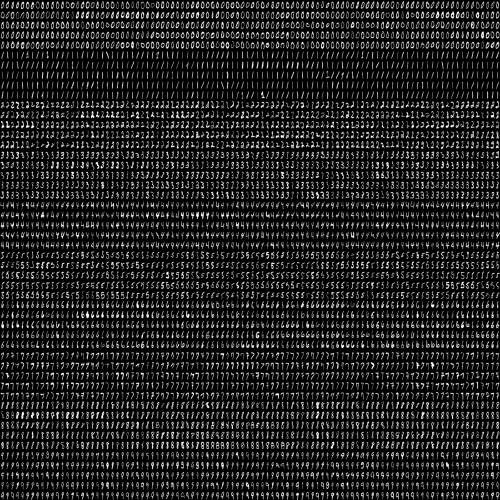
#> input picture digits.png, 1000 x 1000 px (shown at 1/2 size)
$ python digit_recog.py digits.png test_image.png   (older library calls are emulated)
#> lines starting #> are read from the running program, lines starting #| are printed output that depends on the picture; after the words box and inside, x2 and y2 are one past the last pixel; in counts of white or black regions, pixels touching at a corner belong together
### needed.py
from PIL import Image
from numpy import asarray


def imresize(arr,size):
	img=Image.fromarray(arr)
	img=img.resize(size)
	return asarray(img)

### digit_recog.py
# -*- coding: utf-8 -*-
"""


@author: Aparna Dubey

"""

import numpy as np
# from scipy.misc.pilutil import imresize
from needed import imresize
import cv2
from skimage.feature import hog
import sys

# sys arg 1
# TRAIN_DATA_IMG = 'digits.png'

# sys arg 2
# USER_IMG = 'test_image.png'

DIGIT_DIM = 20  # size of each digit is SZ x SZ
CLASS_N = 10  # 0-9


# This method splits the input training image into small cells (of a single digit) and uses these cells as training data.
# The default training image (MNIST) is a 1000x1000 size image and each digit is of size 20x20. so we divide 1000/20 horizontally and 1000/20 vertically.
# If you are going to use a custom digit training image, then adjust the code below so that it properly captures the digits in your image.
# Also, change the labelling scheme in line 41 to correspond to your image.
def split2d(img, cell_size, flatten=True):
    h, w = img.shape[:2]
    sx, sy = cell_size
    cells = [np.hsplit(row, w // sx) for row in np.vsplit(img, h // sy)]
    cells = np.array(cells)
    if flatten:
        cells = cells.reshape(-1, sy, sx)
    return cells


def load_digits(fn):
#> called with fn = 'digits.png'
    print('loading "%s for training" ...' % fn)
    digits_img = cv2.imread(fn, 0)
#> digits_img is the input picture: shape (1000, 1000); min 0, max 255, mean 34
    digits = split2d(digits_img, (DIGIT_DIM, DIGIT_DIM))
#> in split2d, `cells = [np.hsplit(row, w // sx) for row in np.vsplit(img, h // sy)]`: cells = 50 items
    labels = np.repeat(np.arange(CLASS_N), len(digits) / CLASS_N)
#> labels = 2500 values from 0 to 9
    # 2500 samples in the digits.png so repeat 0-9 2500/10(0-9 - no. of classes) times.
    return digits, labels


class KNN_MODEL():  # can also define a custom model in a similar class wrapper with train and predict methods
    def __init__(self, k=3):
        self.k = k
        self.model = cv2.ml.KNearest_create()

    def train(self, samples, responses):
        self.model = cv2.ml.KNearest_create()
        self.model.train(samples, cv2.ml.ROW_SAMPLE, responses)

    def predict(self, samples):
        retval, results, neigh_resp, dists = self.model.find_nearest(samples, self.k)
        return results.ravel()


def contains(r1, r2):
    r1_x1 = r1[0]
    r1_y1 = r1[1]
    r2_x1 = r2[0]
    r2_y1 = r2[1]

    r1_x2 = r1[0] + r1[2]
    r1_y2 = r1[1] + r1[3]
    r2_x2 = r2[0] + r2[2]
    r2_y2 = r2[1] + r2[3]

    # does r1 contain r2?
    return r1_x1 < r2_x1 < r2_x2 < r1_x2 and r1_y1 < r2_y1 < r2_y2 < r1_y2


def pixels_to_hog_20(pixel_array):
    hog_featuresData = []
    for img in pixel_array:
        # img = 20x20
        fd = hog(img, orientations=9, pixels_per_cell=(10, 10), cells_per_block=(1, 1))
        hog_featuresData.append(fd)
    hog_features = np.array(hog_featuresData, 'float64')
    return np.float32(hog_features)


def get_digits(contours):
    digit_rects = [cv2.boundingRect(ctr) for ctr in contours]
    rects_final = digit_rects[:]

    for r in digit_rects:
        x, y, w, h = r
        if w < 15 and h < 15:  # too small, remove it
            rects_final.remove(r)

    for r1 in digit_rects:
        for r2 in digit_rects:
            if (r1[1] != 1 and r1[1] != 1) and (
                    r2[1] != 1 and r2[1] != 1):  # if the rectangle is not the page-bounding rectangle,
                if contains(r1, r2) and (r2 in rects_final):
                    rects_final.remove(r2)
    return rects_final


def proc_user_img(fn, model):
    print('loading "%s for digit recognition" ...' % fn)
    im = cv2.imread(fn)
    im_original = cv2.imread(fn)

    blank_image = np.zeros((im.shape[0], im.shape[1], 3), np.uint8)
    blank_image.fill(255)

    imgray = cv2.cvtColor(im, cv2.COLOR_BGR2GRAY)

    kernel = np.ones((5, 5), np.uint8)

    ret, thresh = cv2.threshold(imgray, 127, 255, 0)

    thresh = cv2.erode(thresh, kernel, iterations=1)
    thresh = cv2.dilate(thresh, kernel, iterations=1)
    thresh = cv2.erode(thresh, kernel, iterations=1)

    # for opencv 3.0.x
    # _,contours,hierarchy = cv2.findContours(thresh,cv2.RETR_CCOMP,cv2.CHAIN_APPROX_SIMPLE)
    # for opencv 2.4.x
    contours, hierarchy = cv2.findContours(thresh, cv2.RETR_CCOMP, cv2.CHAIN_APPROX_SIMPLE)

    digits_rect = get_digits(contours)  # rectangles of bounding the digits in user image

    for rect in digits_rect:
        x, y, w, h = rect
        _ = cv2.rectangle(im, (x, y), (x + w, y + h), (0, 255, 0), 2)

        im_digit = im_original[y:y + h, x:x + w]
        sz = 28
        im_digit = imresize(im_digit, (sz, sz))

        for i in range(sz):  # need to remove border pixels
            im_digit[i, 0] = 255
            im_digit[i, 1] = 255
            im_digit[0, i] = 255
            im_digit[1, i] = 255

        thresh = 210
        im_digit = cv2.cvtColor(im_digit, cv2.COLOR_BGR2GRAY)
        im_digit = cv2.threshold(im_digit, thresh, 255, cv2.THRESH_BINARY)[1]
        # im_digit = cv2.adaptiveThreshold(im_digit,255,cv2.ADAPTIVE_THRESH_GAUSSIAN_C ,cv2.THRESH_BINARY,11,2)
        im_digit = (255 - im_digit)

        im_digit = imresize(im_digit, (20, 20))

        hog_img_data = pixels_to_hog_20([im_digit])

        pred = model.predict(hog_img_data)

        _ = cv2.putText(im, str(int(pred[0])), (x, y), cv2.FONT_HERSHEY_SIMPLEX, 2, (255, 0, 0), 3)
        _ = cv2.putText(blank_image, str(int(pred[0])), (x, y), cv2.FONT_HERSHEY_SIMPLEX, 3, (255, 0, 0), 5)

    cv2.imwrite("original_overlay.png", im)
    cv2.imwrite("final_digits.png", blank_image)
    cv2.destroyAllWindows()


if __name__ == '__main__':
    print(__doc__)

    if len(sys.argv) < 3:
        print(
            "Enter Proper Arguments \n Usage: digit_recog.py training_image.png testing_image.png \n Example: digit_recog.py digits.png test_image.png")
        exit(0)

    TRAIN_DATA_IMG = sys.argv[1]
    USER_IMG = sys.argv[2]

    digits, labels = load_digits(TRAIN_DATA_IMG)
#> labels = 2500 values from 0 to 9

    print('training ....')
    # shuffle digits
    rand = np.random.RandomState(123)
    shuffle_index = rand.permutation(len(digits))
#> shuffle_index = 2500 values, max 2499 at index 2476, min 0 at index 797, mean 1249.5

    digits, labels = digits[shuffle_index], labels[shuffle_index]
#> labels = 2500 values, max 9 at index 0, min 0 at index 8, mean 4.5

    train_digits_data = pixels_to_hog_20(digits)
#> after the loop in pixels_to_hog_20, `for img in pixel_array:`: hog_featuresData = 2500 items
    train_digits_labels = labels
#> train_digits_labels has the same summary as labels

    print('training KNearest...')  # gets 80% in most user images
    model = KNN_MODEL(k=4)
    model.train(train_digits_data, train_digits_labels)

    proc_user_img(USER_IMG, model)
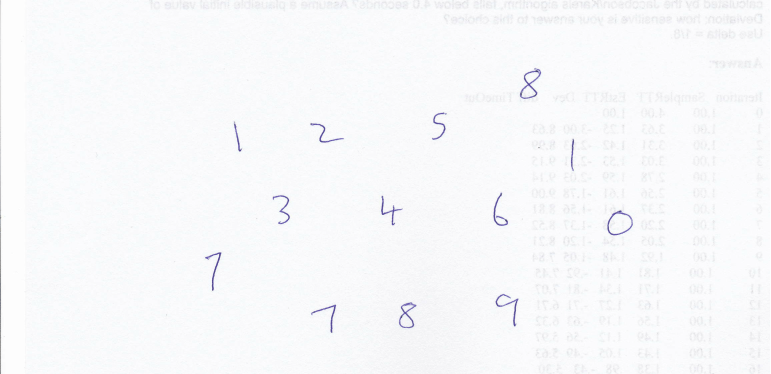
#> input picture test_image.png, 1542 x 748 px (shown at 1/2 size)
#> in proc_user_img, im is the input picture: shape (748, 1542, 3); mean B, G, R 250.5, 248.8, 248.1
#> in proc_user_img, `blank_image.fill(255)`: blank_image: shape (748, 1542, 3); every value is 255
#> in proc_user_img, `ret, thresh = cv2.threshold(imgray, 127, 255, 0)`:
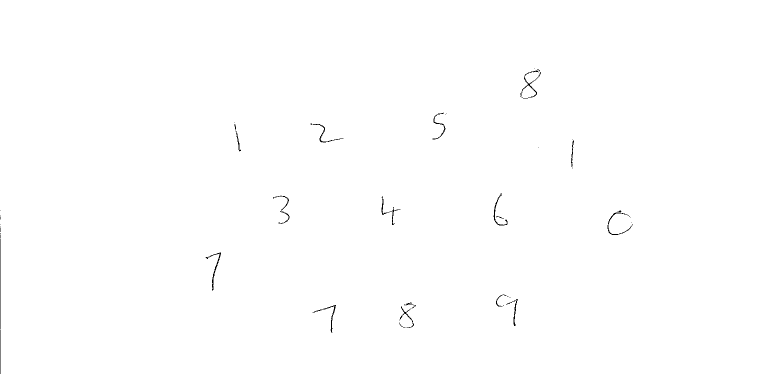
#> thresh: shape (748, 1542) (shown at 1/2 size); 99.7% white; black in thin lines or dots, all inside (x1, y1, x2, y2) = (0, 137, 1265, 748)
#> in proc_user_img, `thresh = cv2.erode(thresh, kernel, iterations=1)`:
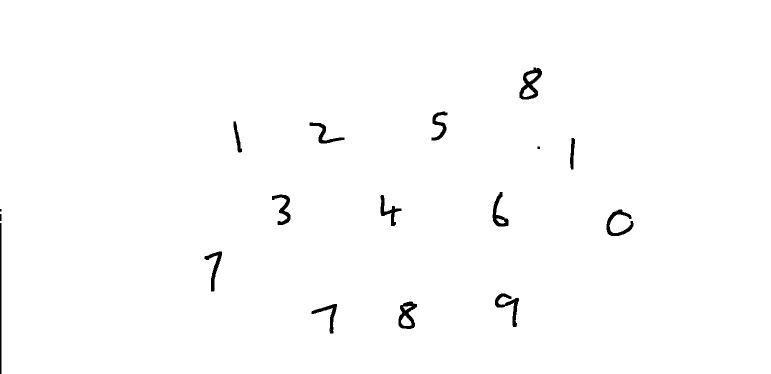
#> thresh: shape (748, 1542) (shown at 1/2 size); 99% white; 17 black regions (1 under 20 px), largest, box (x1, y1, x2, y2) and area: (1039, 135, 1084, 199) 1226, (797, 603, 834, 658) 1018, (1213, 419, 1267, 472) 973
#> in proc_user_img, `contours, hierarchy = cv2.findContours(thresh, cv2.RETR_CCOMP, cv2.CHA..`: contours = 20 contours; largest, box (x1, y1, x2, y2) and area: (0, 0, 1542, 748) 1150160, (1038, 134, 1085, 200) 1845, (796, 602, 835, 659) 1470, (1212, 418, 1268, 473) 1109, (989, 586, 1039, 655) 1085
#> in get_digits, `digit_rects = [cv2.boundingRect(ctr) for ctr in contours]`: digit_rects = 20 items, first 6: (802, 631, 21, 21), (806, 612, 18, 9), (993, 437, 18, 10), (1045, 174, 24, 20), (1052, 146, 24, 18), (0, 0, 1542, 748)
#> in get_digits, `rects_final = digit_rects[:]`: rects_final has the same summary as digit_rects
#> the loop in get_digits, `for r in digit_rects:` made 20 passes
#> (x, y, w, h) on passes 1 to 12: (802, 631, 21, 21), (806, 612, 18, 9), (993, 437, 18, 10), (1045, 174, 24, 20), (1052, 146, 24, 18), (0, 0, 1542, 748), (622, 607, 53, 61), (796, 602, 39, 57), (989, 586, 50, 69), (408, 502, 37, 82), (1212, 418, 56, 55), (760, 389, 44, 64)
#> after the loop in get_digits, `for r in digit_rects:`: rects_final = 19 items, first 6: (802, 631, 21, 21), (806, 612, 18, 9), (993, 437, 18, 10), (1045, 174, 24, 20), (1052, 146, 24, 18), (0, 0, 1542, 748)
#> the loop in get_digits, `for r1 in digit_rects:` made 20 passes
#> r1 on passes 5 to 16: (1052, 146, 24, 18), (0, 0, 1542, 748), (622, 607, 53, 61), (796, 602, 39, 57), (989, 586, 50, 69), (408, 502, 37, 82), (1212, 418, 56, 55), (760, 389, 44, 64), (543, 388, 39, 63), (984, 383, 34, 71), (1074, 292, 7, 7), (1139, 275, 12, 65)
#> r1 on passes 1 to 4: (802, 631, 21, 21), (806, 612, 18, 9), (993, 437, 18, 10), (1045, 174, 24, 20)
#> the loop in proc_user_img, `for rect in digits_rect:` made 1 pass
#> pass 1, in imresize, `img=img.resize(size)`:
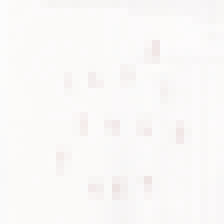
#> img: PIL image 28x28 RGB (shown 8 times larger); mean R, G, B 250.5, 248.8, 248.2
#> after the loop in proc_user_img, `for rect in digits_rect:`:
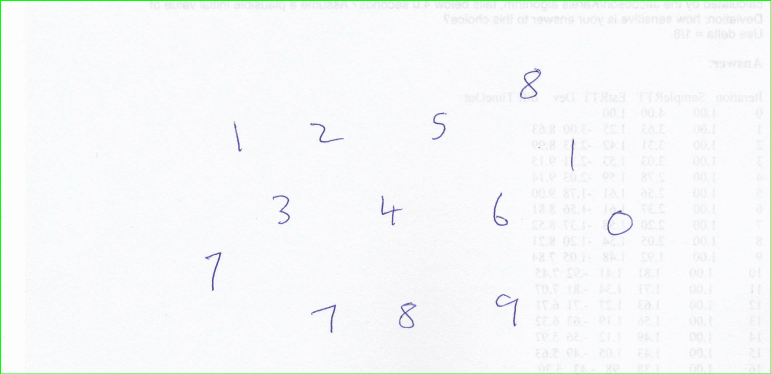
#> im: shape (748, 1542, 3) (shown at 1/2 size); 0.59% of pixels changed, all inside (x1, y1, x2, y2) = (0, 0, 1542, 748)
#> (the run stopped early here; a loop or call above may not have finished)
